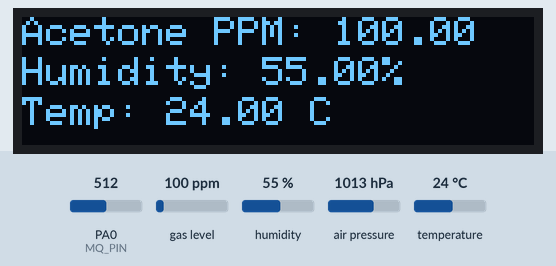
Simulated run of this sketch. Board: STM32 Blue Pill. Parts: 128×32 one-colour display. Inputs (shaded band) come from the test bench; at power-on: gas level 100 ppm, humidity 55 %, temperature 24 °C, PA0 (MQ_PIN) = 512, air pressure 1013 hPa. The display library's start-up logo is not drawn; what the sketch prints to the serial monitor is not drawn.

Above: at 8.7 s.
8.8 s: gas level set to 20 ppm
At 18.9 s:
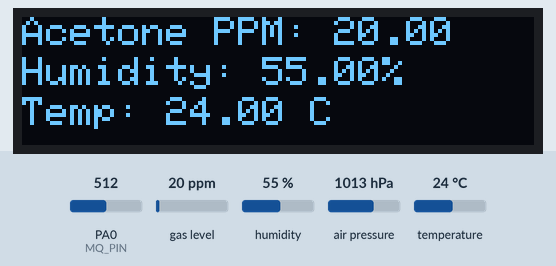
19.6 s: humidity set to 22 %
At 28.4 s:
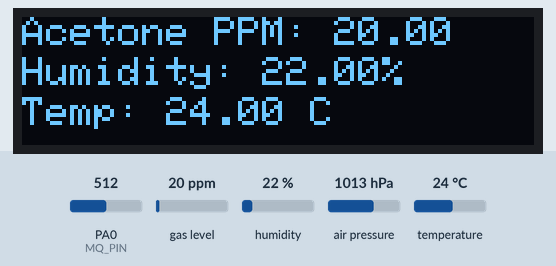
29.6 s: temperature set to 12 °C
At 39.2 s:
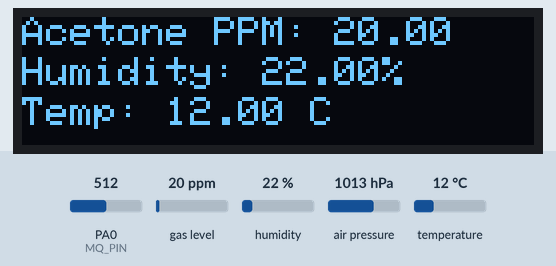
39.6 s: gas level set to 250 ppm
At 48.7 s:
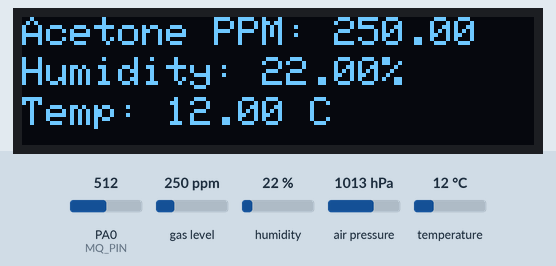
Timing chart, 0 to 50.2 s (numbered marks = the images above; inputs shaded):
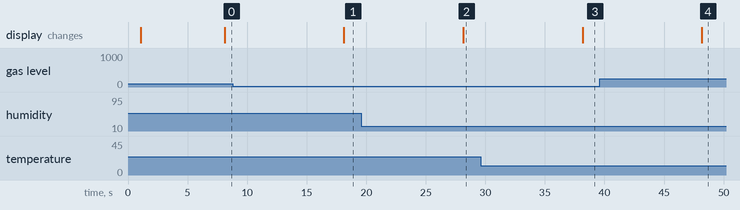

Measured:
- after the input at 8.8 s, the display: changes after 9.3 s (image 1)
- after the input at 19.6 s, the display: changes after 8.5 s (image 2)
- after the input at 29.6 s, the display: changes after 8.6 s (image 3)
- after the input at 39.6 s, the display: changes after 8.6 s (image 4)

The sketch:

sketch_oct8a_copy_20241009105415.ino
```cpp
#include <Adafruit_BME280.h>
#include <SPI.h>
#include <Wire.h>
#include <Adafruit_GFX.h>
#include <Adafruit_SSD1306.h>
#include <MQUnifiedsensor.h>
#define MQ_PIN A0
#define RL_VALUE 10.0
#define RO_CLEAN_AIR_FACTOR 3.08
#define OLED_RESET -1 // Define the OLED reset pin (use -1 if not connected)
#define placa "Arduino UNO"
#define Voltage_Resolution 5
#define pin A0 // Analog input 0 of your Arduino
#define type "MQ-135" // MQ135
#define ADC_Bit_Resolution 10 // For Arduino UNO/MEGA/NANO
#define RatioMQ135CleanAir 3.6 // RS / R0 = 3.6 pp
#define CORA 0.00035
#define CORB 0.02718
#define CORC 1.39538
#define CORD 0.0018
Adafruit_BME280 bme; // use I2C interface
Adafruit_Sensor *bme_temp = bme.getTemperatureSensor();
Adafruit_Sensor *bme_pressure = bme.getPressureSensor();
Adafruit_Sensor *bme_humidity = bme.getHumiditySensor();
#if defined(ESP8266)
  #define BUTTON_A  0
  #define BUTTON_B 16
  #define BUTTON_C  2
  #define WIRE Wire
#elif defined(ARDUINO_ADAFRUIT_FEATHER_ESP32C6)
  #define BUTTON_A  7
  #define BUTTON_B  6
  #define BUTTON_C  5
  #define WIRE Wire
#elif defined(ESP32)
  #define BUTTON_A 15
  #define BUTTON_B 32
  #define BUTTON_C 14
  #define WIRE Wire
#elif defined(ARDUINO_STM32_FEATHER)
  #define BUTTON_A PA15
  #define BUTTON_B PC7
  #define BUTTON_C PC5
  #define WIRE Wire
#elif defined(TEENSYDUINO)
  #define BUTTON_A  4
  #define BUTTON_B  3
  #define BUTTON_C  8
  #define WIRE Wire
#elif defined(ARDUINO_FEATHER52832)
  #define BUTTON_A 31
  #define BUTTON_B 30
  #define BUTTON_C 27
  #define WIRE Wire
#elif defined(ARDUINO_ADAFRUIT_FEATHER_RP2040)
  #define BUTTON_A  9
  #define BUTTON_B  8
  #define BUTTON_C  7
  #define WIRE Wire
#else // 32u4, M0, M4, nrf52840 and 328p
  #define BUTTON_A  9
  #define BUTTON_B  6
  #define BUTTON_C  5
  #define WIRE Wire
#endif
Adafruit_SSD1306 display = Adafruit_SSD1306(128, 32, &WIRE);
MQUnifiedsensor MQ135(placa, Voltage_Resolution, ADC_Bit_Resolution, pin, type);
float readMQ();
float getResistance(float sensor_volt);
float getCorrectionFactor(float t, float h);


void setup() {
  Serial.begin(9600);

  Serial.println("OLED FeatherWing test");
  // SSD1306_SWITCHCAPVCC = generate display voltage from 3.3V internally
  display.begin(SSD1306_SWITCHCAPVCC, 0x3C); // Address 0x3C for 128x32

  Serial.println("OLED begun");

  // Show image buffer on the display hardware.
  // Since the buffer is intialized with an Adafruit splashscreen
  // internally, this will display the splashscreen.
  display.display();
  delay(1000);

  // Clear the buffer.
  display.clearDisplay();
  display.display();

  Serial.println("IO test");

  pinMode(BUTTON_A, INPUT_PULLUP);
  pinMode(BUTTON_B, INPUT_PULLUP);
  pinMode(BUTTON_C, INPUT_PULLUP);

  // text display tests
  display.setTextSize(1);
  display.setTextColor(SSD1306_WHITE);
  display.setCursor(0,0);
  display.print("Connecting to SSID\n'adafruit':");
  display.print("connected!");
  display.println("IP: 10.0.1.23");
  display.println("Sending val #0");
  display.setCursor(0,0);
  display.display();


  display.clearDisplay();
  display.setTextSize(1);
  display.setTextColor(WHITE);
  display.setCursor(0, 0);
  display.println("Initializing");
  display.println("Breathalyzer...");
  display.display();
  delay(2000);
  MQ135.init();

  // Calibration
  Serial.print("Calibrating please wait.");
  float calcR0 = 0;
  for (int i = 1; i <= 10; i++) {
    MQ135.update();
    calcR0 += MQ135.calibrate(RatioMQ135CleanAir);
    Serial.print(".");
  }
  MQ135.setR0(calcR0 / 10);
  Serial.println(" done!");

  if (isinf(calcR0)) {
    Serial.println("Warning: Connection issue, R0 is infinite (Open circuit detected) please check your wiring and supply");
    while (1);
  }
  if (calcR0 == 0) {
    Serial.println("Warning: Connection issue found, R0 is zero (Analog pin shorts to ground) please check your wiring and supply");
    while (1);
  }

  Serial.println("Acetone Measurement Initialized");

    if (!bme.begin()) {
    Serial.println(F("Could not find a valid BME280 sensor, check wiring!"));
    while (1) delay(10);
  }

  bme_temp->printSensorDetails();
  bme_pressure->printSensorDetails();
  bme_humidity->printSensorDetails();
}

void loop() {
  // Read the sensor voltage
  sensors_event_t temp_event, pressure_event, humidity_event;
  bme_temp->getEvent(&temp_event);
  bme_pressure->getEvent(&pressure_event);
  bme_humidity->getEvent(&humidity_event);

  float sensor_volt = analogRead(MQ_PIN) / 1024.0 * 5.0;

  // Calculate resistance
  float rs = getResistance(sensor_volt);

  // Calculate ratio and ppm
  float ratio = rs / RO_CLEAN_AIR_FACTOR;
  float ppm = pow(ratio, -1.179) * 4.385;
  float mgL = ppm * 1.995; // Convert PPM to mg/L

  MQ135.update(); // Update data from the sensor

  // Configure the equation to calculate Acetone concentration value
  MQ135.setA(34.668); // Acetone coefficient a
  MQ135.setB(-3.369); // Acetone coefficient b
  float cFactor = getCorrectionFactor(temp_event.temperature,temp_event.relative_humidity);
  float Acetone = MQ135.readSensor(false, cFactor); // Read Acetone concentration

  // Display the result
  Serial.print("Acetone Concentration (PPM): ");
  Serial.println(Acetone);

  delay(5000); // Sampling frequency
  // Display the ppm value on the OLED
  display.clearDisplay();

  // display.setCursor(0, 0); // Set the cursor to the top of the display
  // display.println("Dairy Lab"); // Line of dashes
  // display.println("Reading Every 5 S"); // New reading message // Move cursor down for reading data
  // display.println("Acetone PPM: " );
  // display.print(Acetone, 2); // Display PPM value with 2 decimal places
  // display.display();
  // Clear the display before printing new data
display.clearDisplay();

// Set cursor to the top of the display for Acetone
display.setCursor(0, 0);

// Print "Acetone PPM:" and its value on the same line
display.print("Acetone PPM: ");
display.print(Acetone, 2); // Display with 2 decimal places

// Move cursor to the next line for Humidity
display.setCursor(0, 10); // Adjust based on screen size (Y-coordinate 10 pixels down)
display.print("Humidity: ");
display.print(humidity_event.relative_humidity);
display.println("%"); // Add percentage symbol

// Move cursor to the next line for Temperature
display.setCursor(0, 20); // Further down for temperature
display.print("Temp: ");
display.print(temp_event.temperature);
display.println(" C"); // Add degree symbol and "C" for Celsius

// Render the updated content on the OLED
display.display();


  // Wait for 5 seconds before reading again
  delay(5000);

}

float getResistance(float sensor_volt) {
  return RL_VALUE * (5.0 - sensor_volt) / sensor_volt;
}

float getCorrectionFactor(float t, float h) {
  return CORA * t * t - CORB * t + CORC - (h-33.)*CORD;


}
```
